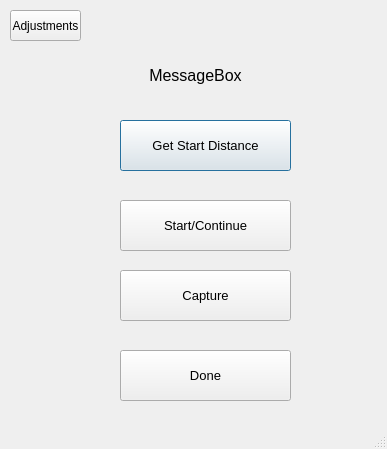
<?xml version="1.0" encoding="UTF-8"?>
<ui version="4.0">
 <class>Dialog</class>
 <widget class="QDialog" name="Dialog">
  <property name="geometry">
   <rect>
    <x>0</x>
    <y>0</y>
    <width>387</width>
    <height>449</height>
   </rect>
  </property>
  <property name="windowTitle">
   <string>Control</string>
  </property>
  <property name="windowIcon">
   <iconset>
    <normaloff>../../../../icons/general-windows.svg</normaloff>../../../../icons/general-windows.svg</iconset>
  </property>
  <property name="sizeGripEnabled">
   <bool>true</bool>
  </property>
  <property name="modal">
   <bool>false</bool>
  </property>
  <widget class="QPushButton" name="pushButton">
   <property name="geometry">
    <rect>
     <x>120</x>
     <y>120</y>
     <width>171</width>
     <height>51</height>
    </rect>
   </property>
   <property name="font">
    <font>
     <pointsize>10</pointsize>
    </font>
   </property>
   <property name="text">
    <string>Get Start Distance</string>
   </property>
  </widget>
  <widget class="QPushButton" name="pushButton_2">
   <property name="geometry">
    <rect>
     <x>120</x>
     <y>200</y>
     <width>171</width>
     <height>51</height>
    </rect>
   </property>
   <property name="font">
    <font>
     <pointsize>10</pointsize>
    </font>
   </property>
   <property name="text">
    <string>Start/Continue</string>
   </property>
  </widget>
  <widget class="QPushButton" name="pushButton_3">
   <property name="geometry">
    <rect>
     <x>120</x>
     <y>350</y>
     <width>171</width>
     <height>51</height>
    </rect>
   </property>
   <property name="font">
    <font>
     <pointsize>10</pointsize>
    </font>
   </property>
   <property name="text">
    <string>Done</string>
   </property>
  </widget>
  <widget class="QPushButton" name="pushButton_4">
   <property name="geometry">
    <rect>
     <x>120</x>
     <y>270</y>
     <width>171</width>
     <height>51</height>
    </rect>
   </property>
   <property name="font">
    <font>
     <pointsize>10</pointsize>
    </font>
   </property>
   <property name="text">
    <string>Capture</string>
   </property>
  </widget>
  <widget class="QLabel" name="label">
   <property name="geometry">
    <rect>
     <x>20</x>
     <y>50</y>
     <width>351</width>
     <height>51</height>
    </rect>
   </property>
   <property name="sizePolicy">
    <sizepolicy hsizetype="Expanding" vsizetype="Expanding">
     <horstretch>2</horstretch>
     <verstretch>2</verstretch>
    </sizepolicy>
   </property>
   <property name="sizeIncrement">
    <size>
     <width>2</width>
     <height>2</height>
    </size>
   </property>
   <property name="font">
    <font>
     <family>MS Shell Dlg 2</family>
     <pointsize>12</pointsize>
     <weight>50</weight>
     <bold>false</bold>
    </font>
   </property>
   <property name="layoutDirection">
    <enum>Qt::LeftToRight</enum>
   </property>
   <property name="text">
    <string>MessageBox</string>
   </property>
   <property name="textFormat">
    <enum>Qt::RichText</enum>
   </property>
   <property name="alignment">
    <set>Qt::AlignCenter</set>
   </property>
   <property name="margin">
    <number>1</number>
   </property>
  </widget>
  <widget class="QToolButton" name="toolButton">
   <property name="geometry">
    <rect>
     <x>10</x>
     <y>10</y>
     <width>71</width>
     <height>31</height>
    </rect>
   </property>
   <property name="text">
    <string>Adjustments</string>
   </property>
   <property name="icon">
    <iconset>
     <normaloff>../../../../icons/adjustments-icon-20x20.svg</normaloff>../../../../icons/adjustments-icon-20x20.svg</iconset>
   </property>
   <property name="iconSize">
    <size>
     <width>20</width>
     <height>20</height>
    </size>
   </property>
  </widget>
 </widget>
 <resources/>
 <connections/>
</ui>
